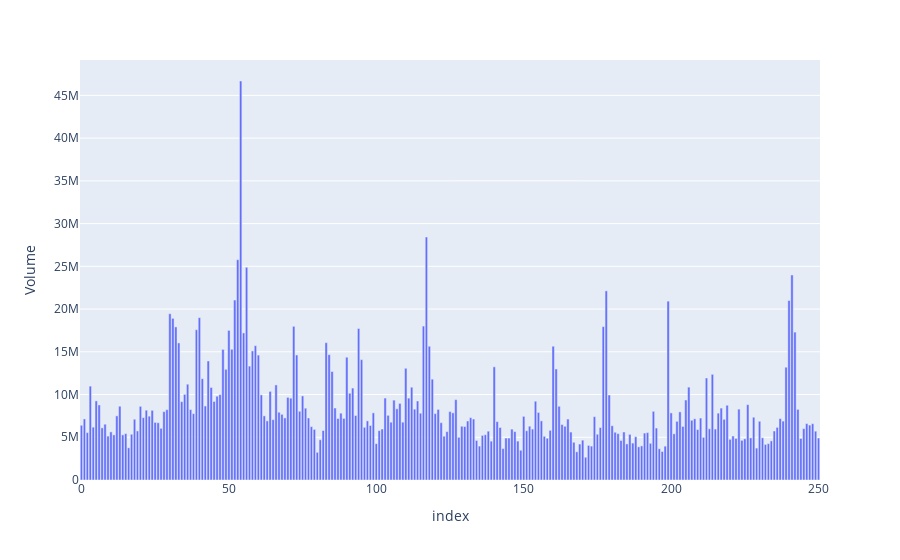

Notebook code for this chart:
### Code cell
px.bar(df,y='Volume')

### Figure 1 — Plotly figure (JSON) as saved in the notebook; plotly's stock layout.template omitted (floating-point values rounded to 4 significant figures; data arrays with more than 128 entries replaced by an {"elided": "..."} marker saying what was removed)
{"data": [{"alignmentgroup": "True", "hovertemplate": "index=%{x}<br>Volume=%{y}<extra></extra>", "legendgroup": "", "marker": {"color": "#636efa", "pattern": {"shape": ""}}, "name": "", "offsetgroup": "", "orientation": "v", "showlegend": false, "textposition": "auto", "type": "bar", "x": {"elided": "251 int values"}, "xaxis": "x", "y": {"elided": "251 int values"}, "yaxis": "y"}], "layout": {"barmode": "relative", "legend": {"tracegroupgap": 0}, "margin": {"t": 60}, "xaxis": {"anchor": "y", "domain": [0, 1], "title": {"text": "index"}}, "yaxis": {"anchor": "x", "domain": [0, 1], "title": {"text": "Volume"}}}}
